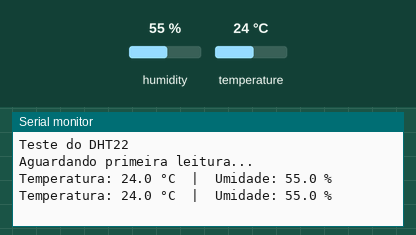
A sketch run on a simulated Arduino Uno, built with avr-gcc and run on an emulated ATmega328P. Parts: the last lines printed to the serial monitor. Inputs (shaded band) come from the test bench; at power-on: humidity 55 %, temperature 24 °C.

Above: at 4.8 s.
4.9 s: humidity set to 22 %
At 6.7 s:
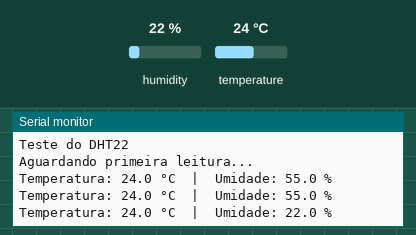
7.9 s: temperature set to 12 °C
At 8.5 s:
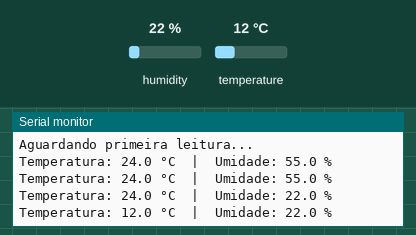
10.9 s: humidity set to 40 %
At 13.2 s:
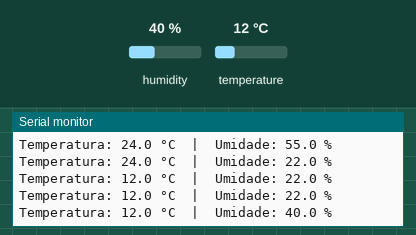
Timing chart, 0 to 14.7 s (numbered marks = the images above; inputs shaded):
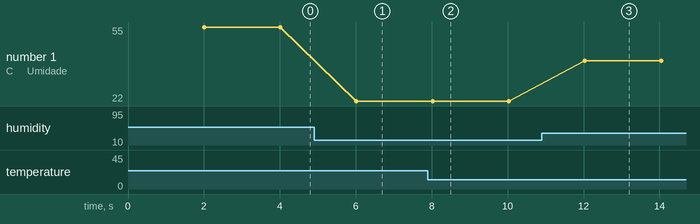

The sketch:

Teste_DHT22.ino
```cpp
#include <DHT.h>

#define DHT_PIN  18
#define DHT_TYPE DHT22

DHT dht(DHT_PIN, DHT_TYPE);

void setup() {
  Serial.begin(115200);
  dht.begin();

  Serial.println();
  Serial.println("Teste do DHT22");
  Serial.println("Aguardando primeira leitura...");
}

void loop() {
  delay(2000);

  float umidade = dht.readHumidity();
  float temperatura = dht.readTemperature(); // Celsius

  if (isnan(umidade) || isnan(temperatura)) {
    Serial.println(
      "Falha na leitura! Confira a ligacao, "
      "a alimentacao e o resistor de pull-up."
    );
    return;
  }

  Serial.print("Temperatura: ");
  Serial.print(temperatura, 1);
  Serial.print(" °C  |  Umidade: ");
  Serial.print(umidade, 1);
  Serial.println(" %");
}
```

Measured:
- after the input at 4.9 s, the serial monitor: prints a new line after 1.1 s (image 1)
- after the input at 7.9 s, the serial monitor: prints a new line after 0.12 s (image 2)
- after the input at 10.9 s, the serial monitor: prints a new line after 1.1 s (image 3)
- plotted number 1: 55 → 22 after the input at 4.9 s, 22 → 40 after the input at 10.9 s
